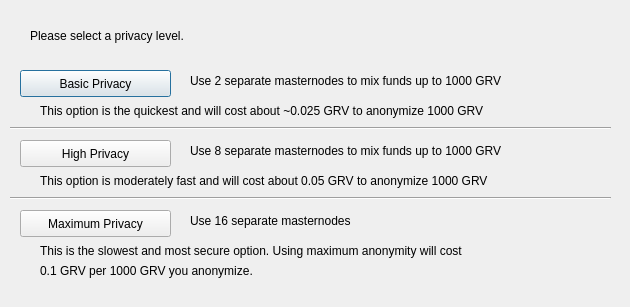
<?xml version="1.0" encoding="UTF-8"?>
<ui version="4.0">
 <class>DarksendConfig</class>
 <widget class="QDialog" name="DarksendConfig">
  <property name="geometry">
   <rect>
    <x>0</x>
    <y>0</y>
    <width>630</width>
    <height>307</height>
   </rect>
  </property>
  <property name="windowTitle">
   <string>Configure PrivateSend</string>
  </property>
  <widget class="QPushButton" name="buttonBasic">
   <property name="geometry">
    <rect>
     <x>20</x>
     <y>70</y>
     <width>151</width>
     <height>27</height>
    </rect>
   </property>
   <property name="text">
    <string>Basic Privacy</string>
   </property>
  </widget>
  <widget class="QPushButton" name="buttonHigh">
   <property name="geometry">
    <rect>
     <x>20</x>
     <y>140</y>
     <width>151</width>
     <height>27</height>
    </rect>
   </property>
   <property name="text">
    <string>High Privacy</string>
   </property>
  </widget>
  <widget class="QPushButton" name="buttonMax">
   <property name="geometry">
    <rect>
     <x>20</x>
     <y>210</y>
     <width>151</width>
     <height>27</height>
    </rect>
   </property>
   <property name="text">
    <string>Maximum Privacy</string>
   </property>
  </widget>
  <widget class="QLabel" name="label">
   <property name="geometry">
    <rect>
     <x>30</x>
     <y>20</y>
     <width>571</width>
     <height>31</height>
    </rect>
   </property>
   <property name="text">
    <string>Please select a privacy level.</string>
   </property>
  </widget>
  <widget class="QLabel" name="label_2">
   <property name="geometry">
    <rect>
     <x>190</x>
     <y>70</y>
     <width>421</width>
     <height>21</height>
    </rect>
   </property>
   <property name="text">
    <string>Use 2 separate masternodes to mix funds up to 1000 GRV</string>
   </property>
  </widget>
  <widget class="QLabel" name="label_3">
   <property name="geometry">
    <rect>
     <x>190</x>
     <y>140</y>
     <width>411</width>
     <height>21</height>
    </rect>
   </property>
   <property name="text">
    <string>Use 8 separate masternodes to mix funds up to 1000 GRV</string>
   </property>
  </widget>
  <widget class="QLabel" name="label_4">
   <property name="geometry">
    <rect>
     <x>190</x>
     <y>210</y>
     <width>421</width>
     <height>21</height>
    </rect>
   </property>
   <property name="text">
    <string>Use 16 separate masternodes</string>
   </property>
  </widget>
  <widget class="QLabel" name="label_6">
   <property name="geometry">
    <rect>
     <x>40</x>
     <y>100</y>
     <width>561</width>
     <height>21</height>
    </rect>
   </property>
   <property name="text">
    <string>This option is the quickest and will cost about ~0.025 GRV to anonymize 1000 GRV</string>
   </property>
  </widget>
  <widget class="QLabel" name="label_7">
   <property name="geometry">
    <rect>
     <x>40</x>
     <y>170</y>
     <width>561</width>
     <height>21</height>
    </rect>
   </property>
   <property name="text">
    <string>This option is moderately fast and will cost about 0.05 GRV to anonymize 1000 GRV</string>
   </property>
  </widget>
  <widget class="QLabel" name="label_8">
   <property name="geometry">
    <rect>
     <x>40</x>
     <y>240</y>
     <width>561</width>
     <height>21</height>
    </rect>
   </property>
   <property name="text">
    <string>This is the slowest and most secure option. Using maximum anonymity will cost</string>
   </property>
  </widget>
  <widget class="QLabel" name="label_9">
   <property name="geometry">
    <rect>
     <x>40</x>
     <y>260</y>
     <width>561</width>
     <height>21</height>
    </rect>
   </property>
   <property name="text">
    <string>0.1 GRV per 1000 GRV you anonymize.</string>
   </property>
  </widget>
  <widget class="Line" name="line">
   <property name="geometry">
    <rect>
     <x>10</x>
     <y>120</y>
     <width>601</width>
     <height>16</height>
    </rect>
   </property>
   <property name="orientation">
    <enum>Qt::Horizontal</enum>
   </property>
  </widget>
  <widget class="Line" name="line_2">
   <property name="geometry">
    <rect>
     <x>10</x>
     <y>190</y>
     <width>601</width>
     <height>16</height>
    </rect>
   </property>
   <property name="orientation">
    <enum>Qt::Horizontal</enum>
   </property>
  </widget>
 </widget>
 <resources/>
 <connections/>
</ui>
